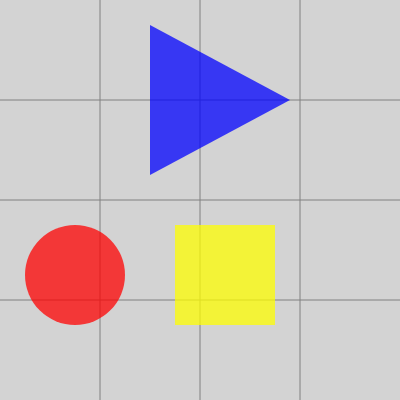
Frame 1 (no input)
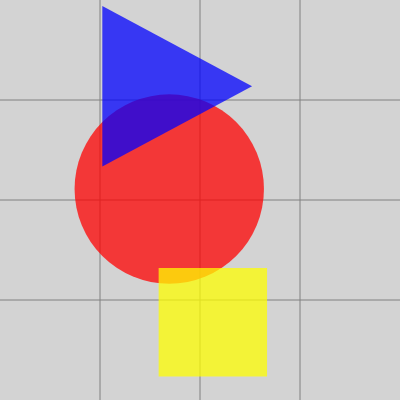
Frame 60 (no input)
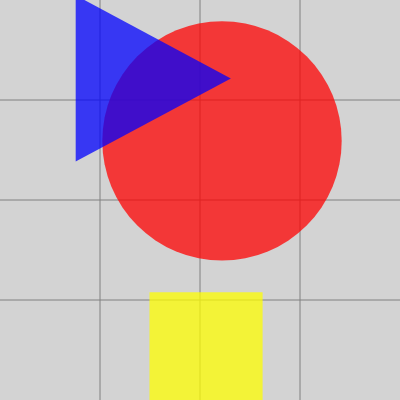
Frame 120 (the mouse pressed at the canvas centre since frame 60)

The p5.js sketch that drew these frames (run headless with seeded random() and noise() and a simulated clock; from frame 60 on, the mouse is pressed at the canvas centre):

// p5.js sketch
// ── sketch.js
/*

Animating the colours

*/

'use strict'
// variables for ellipse
let circleX = 75;
let circleY = 275;
let circleWidth = 100;
let circleHeight = circleWidth;
let circleXNew, circleYNew, circleWidthNew, circleHeightNew;

// variables for rect
let squareX = 175;
let squareY = 225;
let squareWidth = 100;
let squareHeight = squareWidth;
let squareXNew, squareYNew, squareWidthNew, squareHeightNew;

// variables for triangle
let triangleX1 = 150;
let triangleY1 = 25;
let triangleX2 = 290;
let triangleY2 = 100;
let triangleX3 = 150;
let triangleY3 = 175;
let triangleScale = 1;
// calculate the centroid of the triangle
let triangleCentreX = (triangleX1 + triangleX2 + triangleX3)/3;
let triangleCentreY = (triangleY1 + triangleY2 + triangleY3)/3;
let triangleCentreXNew, triangleCentreYNew, triangleScaleNew;
// express the coordinates for the triangle in relationship to the centroid
triangleX1 = triangleX1 - triangleCentreX;
triangleY1 = triangleY1 - triangleCentreY;
triangleX2 = triangleX2 - triangleCentreX;
triangleY2 = triangleY2 - triangleCentreY;
triangleX3 = triangleX3 - triangleCentreX;
triangleY3 = triangleY3 - triangleCentreY;

// variables for colour
let colours = ['red','yellow', 'blue'];
let coloursAlpha;
let coloursNew;

// variables for animation flags
let circleIsDone = false;
let squareIsDone = false;
let triangleIsDone = false;

function setup() {
  createCanvas(400, 400);

  // initialize the parameters for the new circle
  circleXNew = random(width);
  circleYNew = random(height);
  circleWidthNew = random(width);
  circleHeightNew = circleWidthNew;

  // set the initial parameters for the new square
  squareXNew = random(width);
  squareYNew = random(height);
  squareWidthNew = random(width);
  squareHeightNew = squareWidthNew;

  // set the initial centroid for the new triangle
  triangleCentreXNew = random(width);
  triangleCentreYNew = random(height);
  triangleScaleNew = random(.5,3);

  // initialize the array with new colour format
  coloursAlpha = random(128,255);
  colours = [ [255,0,0,coloursAlpha], [255,255,0,coloursAlpha], [0,0,255,coloursAlpha] ];
  coloursNew = shuffle(colours);
  console.log(colours,coloursNew)
}

function draw() {
  background('lightgrey');

  drawGraph();

  stroke('black');
  strokeWeight(0);

  // draw the circle
  fill(colours[0]);
  ellipse(circleX, circleY, circleWidth, circleHeight);
  circleX += (circleXNew-circleX)/100;
  circleY += (circleYNew-circleY)/100;
  circleWidth += (circleWidthNew - circleWidth)/100;
  circleHeight = circleWidth;
  colours[0][0] += (coloursNew[0][0] - colours[0][0])/100;
  colours[0][1] += (coloursNew[0][1] - colours[0][1])/100;
  colours[0][2] += (coloursNew[0][2] - colours[0][2])/100;
  if (circleXNew - circleX < 1 && circleYNew - circleY < 1 && circleWidthNew - circleWidth < 1 &&
    abs(coloursNew[0][0] - colours[0][0]) < 1 && abs(coloursNew[0][1] - colours[0][1]) < 1 && abs(coloursNew[0][2] - colours[0][2]) < 1 ) {
    circleIsDone = true;
  }

  // draw the square
  fill(colours[1]);
  rect(squareX, squareY, squareWidth, squareHeight);
  squareX += (squareXNew-squareX)/100;
  squareY += (squareYNew-squareY)/100;
  squareWidth += (squareWidthNew - squareWidth)/100;
  squareHeight = squareWidth;
  colours[1][0] += (coloursNew[1][0] - colours[1][0])/100;
  colours[1][1] += (coloursNew[1][1] - colours[1][1])/100;
  colours[1][2] += (coloursNew[1][2] - colours[1][2])/100;
  if (squareXNew - squareX < 1 && squareYNew - squareY < 11 && squareWidthNew - squareWidth < 1 &&
    abs(coloursNew[1][0] - colours[1][0]) < 1 && abs(coloursNew[1][1] - colours[1][1]) < 1 && abs(coloursNew[1][2] - colours[1][2]) < 1 ) {
    squareIsDone = true;
  }

  // draw the triangle
  fill(colours[2]);
  push();
  translate(triangleCentreX,triangleCentreY);
  scale(triangleScale);
  triangle(triangleX1, triangleY1, triangleX2, triangleY2, triangleX3, triangleY3);
  pop();
  triangleCentreX += (triangleCentreXNew - triangleCentreX)/100;
  triangleCentreY += (triangleCentreYNew - triangleCentreY)/100;
  triangleScale += (triangleScaleNew - triangleScale)/100;
  colours[2][0] += (coloursNew[2][0] - colours[2][0])/100;
  colours[2][1] += (coloursNew[2][1] - colours[2][1])/100;
  colours[2][2] += (coloursNew[2][2] - colours[2][2])/100;
  if (triangleCentreXNew - triangleCentreX < 1 && triangleCentreYNew - triangleCentreY && triangleScale - triangleScaleNew < .1 &&
    abs(coloursNew[2][0] - colours[2][0]) < 1 && abs(coloursNew[2][1] - colours[2][1]) < 1 && abs(coloursNew[2][2] - colours[2][2]) < 1 ) {
    triangleIsDone = true;
  }
  // if the shapes are in their new positions
  // generate new stop coordinates and start again
  if (circleIsDone === true && squareIsDone === true && triangleIsDone === true) {
    circleXNew = random(width);
    circleYNew = random(height);
    circleWidthNew = random(width);
    circleHeightNew = circleWidthNew;
    squareXNew = random(width);
    squareYNew = random(height);
    squareWidthNew = random(width);
    squareHeightNew = squareWidthNew;
    triangleCentreXNew = random(width);
    triangleCentreYNew = random(height);
    triangleScaleNew = random(.25,3);
    colours = coloursNew;
    coloursAlpha = random(128,255);
    coloursNew = shuffle([ [255,0,0,coloursAlpha], [255,255,0,coloursAlpha], [0,0,255,coloursAlpha] ]);
    circleIsDone = false;
    squareIsDone = false;
    triangleIsDone = false;
  }
}

function drawGraph() {
  stroke('grey');
  strokeWeight(1);
  // draw a grid
  line(100, 0, 100, 400);
  line(200, 0, 200, 400);
  line(300, 0, 300, 400);
  line(0, 100, 400, 100);
  line(0, 200, 400, 200);
  line(0, 300, 400, 300);
}
